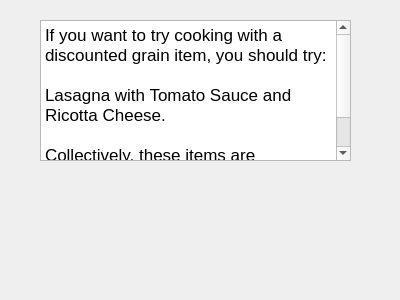
<?xml version="1.0" encoding="UTF-8"?>
<ui version="4.0">
 <class>graindiscount</class>
 <widget class="QDialog" name="graindiscount">
  <property name="geometry">
   <rect>
    <x>0</x>
    <y>0</y>
    <width>400</width>
    <height>300</height>
   </rect>
  </property>
  <property name="windowTitle">
   <string>Dialog</string>
  </property>
  <widget class="QTextBrowser" name="textBrowser">
   <property name="geometry">
    <rect>
     <x>40</x>
     <y>20</y>
     <width>311</width>
     <height>141</height>
    </rect>
   </property>
   <property name="html">
    <string>&lt;!DOCTYPE HTML PUBLIC &quot;-//W3C//DTD HTML 4.0//EN&quot; &quot;http://www.w3.org/TR/REC-html40/strict.dtd&quot;&gt;
&lt;html&gt;&lt;head&gt;&lt;meta name=&quot;qrichtext&quot; content=&quot;1&quot; /&gt;&lt;meta charset=&quot;utf-8&quot; /&gt;&lt;style type=&quot;text/css&quot;&gt;
p, li { white-space: pre-wrap; }
hr { height: 1px; border-width: 0; }
li.unchecked::marker { content: &quot;\2610&quot;; }
li.checked::marker { content: &quot;\2612&quot;; }
&lt;/style&gt;&lt;/head&gt;&lt;body style=&quot; font-family:'.AppleSystemUIFont'; font-size:13pt; font-weight:400; font-style:normal;&quot;&gt;
&lt;p style=&quot; margin-top:0px; margin-bottom:0px; margin-left:0px; margin-right:0px; -qt-block-indent:0; text-indent:0px;&quot;&gt;If you want to try cooking with a discounted grain item, you should try: &lt;/p&gt;
&lt;p style=&quot;-qt-paragraph-type:empty; margin-top:0px; margin-bottom:0px; margin-left:0px; margin-right:0px; -qt-block-indent:0; text-indent:0px;&quot;&gt;&lt;br /&gt;&lt;/p&gt;
&lt;p style=&quot; margin-top:0px; margin-bottom:0px; margin-left:0px; margin-right:0px; -qt-block-indent:0; text-indent:0px;&quot;&gt;Lasagna with Tomato Sauce and Ricotta Cheese. &lt;/p&gt;
&lt;p style=&quot;-qt-paragraph-type:empty; margin-top:0px; margin-bottom:0px; margin-left:0px; margin-right:0px; -qt-block-indent:0; text-indent:0px;&quot;&gt;&lt;br /&gt;&lt;/p&gt;
&lt;p style=&quot; margin-top:0px; margin-bottom:0px; margin-left:0px; margin-right:0px; -qt-block-indent:0; text-indent:0px;&quot;&gt;Collectively, these items are discounted by 15% compared to last week. &lt;/p&gt;&lt;/body&gt;&lt;/html&gt;</string>
   </property>
  </widget>
 </widget>
 <resources/>
 <connections/>
</ui>
